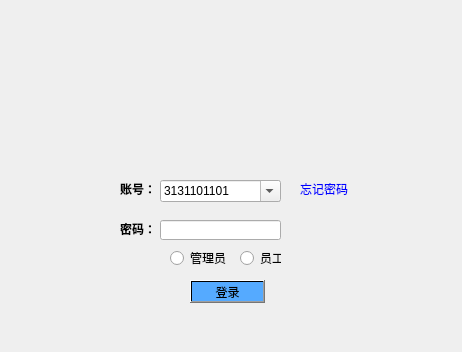
<?xml version="1.0" encoding="UTF-8"?>
<ui version="4.0">
 <class>MainWindow</class>
 <widget class="QMainWindow" name="MainWindow">
  <property name="geometry">
   <rect>
    <x>0</x>
    <y>0</y>
    <width>462</width>
    <height>352</height>
   </rect>
  </property>
  <property name="windowTitle">
   <string>MainWindow</string>
  </property>
  <property name="styleSheet">
   <string notr="true"/>
  </property>
  <widget class="QWidget" name="centralWidget">
   <widget class="QLabel" name="label">
    <property name="geometry">
     <rect>
      <x>120</x>
      <y>180</y>
      <width>31</width>
      <height>16</height>
     </rect>
    </property>
    <property name="text">
     <string>&lt;!DOCTYPE HTML PUBLIC &quot;-//W3C//DTD HTML 4.0//EN&quot; &quot;http://www.w3.org/TR/REC-html40/strict.dtd&quot;&gt;
&lt;html&gt;&lt;head&gt;&lt;meta name=&quot;qrichtext&quot; content=&quot;1&quot; /&gt;&lt;style type=&quot;text/css&quot;&gt;
p, li { white-space: pre-wrap; }
&lt;/style&gt;&lt;/head&gt;&lt;body style=&quot; font-family:'SimSun'; font-size:9pt; font-weight:400; font-style:normal;&quot;&gt;
&lt;p style=&quot; margin-top:0px; margin-bottom:0px; margin-left:0px; margin-right:0px; -qt-block-indent:0; text-indent:0px;&quot;&gt;&lt;span style=&quot; font-weight:600;&quot;&gt;账号：&lt;/span&gt;&lt;/p&gt;&lt;/body&gt;&lt;/html&gt;</string>
    </property>
   </widget>
   <widget class="QLabel" name="label_2">
    <property name="geometry">
     <rect>
      <x>120</x>
      <y>220</y>
      <width>31</width>
      <height>16</height>
     </rect>
    </property>
    <property name="text">
     <string>&lt;!DOCTYPE HTML PUBLIC &quot;-//W3C//DTD HTML 4.0//EN&quot; &quot;http://www.w3.org/TR/REC-html40/strict.dtd&quot;&gt;
&lt;html&gt;&lt;head&gt;&lt;meta name=&quot;qrichtext&quot; content=&quot;1&quot; /&gt;&lt;style type=&quot;text/css&quot;&gt;
p, li { white-space: pre-wrap; }
&lt;/style&gt;&lt;/head&gt;&lt;body style=&quot; font-family:'SimSun'; font-size:9pt; font-weight:400; font-style:normal;&quot;&gt;
&lt;p style=&quot; margin-top:0px; margin-bottom:0px; margin-left:0px; margin-right:0px; -qt-block-indent:0; text-indent:0px;&quot;&gt;&lt;span style=&quot; font-weight:600;&quot;&gt;密码：&lt;/span&gt;&lt;/p&gt;&lt;/body&gt;&lt;/html&gt;</string>
    </property>
   </widget>
   <widget class="QLineEdit" name="PassWordEdit">
    <property name="geometry">
     <rect>
      <x>160</x>
      <y>220</y>
      <width>121</width>
      <height>20</height>
     </rect>
    </property>
   </widget>
   <widget class="QRadioButton" name="ManageButton">
    <property name="geometry">
     <rect>
      <x>170</x>
      <y>250</y>
      <width>61</width>
      <height>16</height>
     </rect>
    </property>
    <property name="text">
     <string>管理员</string>
    </property>
   </widget>
   <widget class="QRadioButton" name="MemberButton">
    <property name="geometry">
     <rect>
      <x>240</x>
      <y>250</y>
      <width>41</width>
      <height>16</height>
     </rect>
    </property>
    <property name="text">
     <string>员工</string>
    </property>
   </widget>
   <widget class="QPushButton" name="LoadingButton">
    <property name="geometry">
     <rect>
      <x>190</x>
      <y>280</y>
      <width>75</width>
      <height>23</height>
     </rect>
    </property>
    <property name="styleSheet">
     <string notr="true">background-color: qradialgradient(spread:pad, cx:0.5, cy:0.5, radius:0.5, fx:0.5, fy:0.5, stop:0.954545 rgba(85, 170, 255, 255));</string>
    </property>
    <property name="text">
     <string>登录</string>
    </property>
   </widget>
   <widget class="QLabel" name="Forgetlabel">
    <property name="geometry">
     <rect>
      <x>300</x>
      <y>180</y>
      <width>54</width>
      <height>16</height>
     </rect>
    </property>
    <property name="text">
     <string>&lt;!DOCTYPE HTML PUBLIC &quot;-//W3C//DTD HTML 4.0//EN&quot; &quot;http://www.w3.org/TR/REC-html40/strict.dtd&quot;&gt;
&lt;html&gt;&lt;head&gt;&lt;meta name=&quot;qrichtext&quot; content=&quot;1&quot; /&gt;&lt;style type=&quot;text/css&quot;&gt;
p, li { white-space: pre-wrap; }
&lt;/style&gt;&lt;/head&gt;&lt;body style=&quot; font-family:'SimSun'; font-size:9pt; font-weight:400; font-style:normal;&quot;&gt;
&lt;p style=&quot; margin-top:0px; margin-bottom:0px; margin-left:0px; margin-right:0px; -qt-block-indent:0; text-indent:0px;&quot;&gt;&lt;a href=&quot;https://www.baidu.com/&quot;&gt;&lt;span style=&quot; text-decoration: underline; color:#0000ff;&quot;&gt;忘记密码&lt;/span&gt;&lt;/a&gt;&lt;/p&gt;&lt;/body&gt;&lt;/html&gt;</string>
    </property>
   </widget>
   <widget class="QComboBox" name="comboBox">
    <property name="geometry">
     <rect>
      <x>160</x>
      <y>180</y>
      <width>121</width>
      <height>22</height>
     </rect>
    </property>
    <property name="editable">
     <bool>true</bool>
    </property>
    <item>
     <property name="text">
      <string>3131101101</string>
     </property>
    </item>
    <item>
     <property name="text">
      <string>3131101115</string>
     </property>
    </item>
    <item>
     <property name="text">
      <string>3131101128</string>
     </property>
    </item>
    <item>
     <property name="text">
      <string>3131101157</string>
     </property>
    </item>
    <item>
     <property name="text">
      <string>3131101142</string>
     </property>
    </item>
   </widget>
   <widget class="QLabel" name="label_3">
    <property name="geometry">
     <rect>
      <x>0</x>
      <y>0</y>
      <width>461</width>
      <height>351</height>
     </rect>
    </property>
    <property name="styleSheet">
     <string notr="true">border-image: url(:/image/display.png);</string>
    </property>
    <property name="text">
     <string/>
    </property>
   </widget>
   <zorder>label_3</zorder>
   <zorder>label</zorder>
   <zorder>label_2</zorder>
   <zorder>PassWordEdit</zorder>
   <zorder>ManageButton</zorder>
   <zorder>MemberButton</zorder>
   <zorder>LoadingButton</zorder>
   <zorder>Forgetlabel</zorder>
   <zorder>comboBox</zorder>
  </widget>
 </widget>
 <layoutdefault spacing="6" margin="11"/>
 <resources/>
 <connections/>
</ui>
